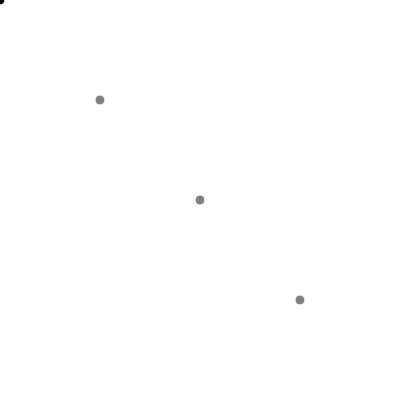
Frame 1 (no input)
Frame 60 (no input): identical to frame 1, image omitted
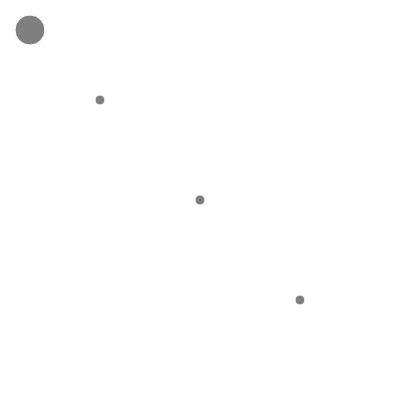
Frame 120 (the mouse pressed at the canvas centre since frame 60)

The p5.js sketch that drew these frames (run headless with seeded random() and noise() and a simulated clock; from frame 60 on, the mouse is pressed at the canvas centre):

// p5.js sketch
// ── sketch.js
var hitzone3=false;

function setup() {
  // put setup code here
  createCanvas(400,400);
  hello();
  goodbye("zeven");
  goodbye("rubi");
  goodbye("mike");
}

function draw() {
  // put drawing code here
  background(255);
  //frameRate(1); //slows down interactions, use millis instead
if(circleHitzone(100,100)==true){
  //order corresponds to parameter order
  circleColor(random(width),random(height),random(255),random(255),random(255),random(0,200));

  for(var i=0;i<500; i++){
  circleColor(random(width),random(height),random(255),random(255),random(255),random(0,200));
}//500 times a frame
}
fill('black');
ellipse(mouseX,mouseY,10,10);

console.log(circleHitzone(100,100));

if (circleHitzone(300,300)== true){
  rect(100,100,100,100);
}
circleHitzone(200,200);

if(hitzone3==true){
  ellipse(30,30,30,30);
}
}

function mousePressed(){
  if(circleHitzone(200,200)==true){
    console.log('mousePressed');
    hitzone3=true;
  }else{
    hitzone3=false;
  }
}

function hello(){
  console.log("hello");
}

function goodbye(message){
console.log("goodbye "+message);
}

function circleColor(xpos,ypos,r,g,b,cSize){
fill(r,g,b);
stroke(0);
ellipse(xpos,ypos,cSize,cSize);
}

function circleHitzone(distX,distY){
  var curDist=dist(mouseX,mouseY,distX,distY);
//  console.log("curDist "+curDist);
  fill(127);
  stroke(255);
  ellipse(distX,distY,10,10);
if(curDist<10){
  return true;
  strokeWeight(5);
}else{
  return false;
  strokeWeight(1);
}
  //return curDist;

}
